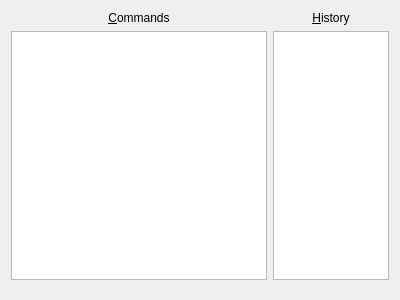
<?xml version="1.0" encoding="UTF-8"?>
<ui version="4.0">
 <class>CmdSelectUI</class>
 <widget class="QWidget" name="CmdSelectUI">
  <property name="geometry">
   <rect>
    <x>0</x>
    <y>0</y>
    <width>400</width>
    <height>300</height>
   </rect>
  </property>
  <property name="windowTitle">
   <string>Form</string>
  </property>
  <layout class="QVBoxLayout" name="verticalLayout_2">
   <property name="bottomMargin">
    <number>0</number>
   </property>
   <item>
    <layout class="QVBoxLayout" name="verticalLayout">
     <item>
      <layout class="QGridLayout" name="gridLayout" columnstretch="0,1">
       <item row="0" column="0">
        <widget class="QLabel" name="label">
         <property name="toolTip">
          <string>Available MMVII commands</string>
         </property>
         <property name="statusTip">
          <string>Available MMVII commands</string>
         </property>
         <property name="text">
          <string>&amp;Commands</string>
         </property>
         <property name="alignment">
          <set>Qt::AlignCenter</set>
         </property>
         <property name="buddy">
          <cstring>commandList</cstring>
         </property>
        </widget>
       </item>
       <item row="0" column="1">
        <widget class="QLabel" name="label_2">
         <property name="toolTip">
          <string>Last executed MMVII commands in this working directory</string>
         </property>
         <property name="statusTip">
          <string>Last executed MMVII commands in this working directory</string>
         </property>
         <property name="text">
          <string>&amp;History</string>
         </property>
         <property name="alignment">
          <set>Qt::AlignCenter</set>
         </property>
         <property name="buddy">
          <cstring>historyList</cstring>
         </property>
        </widget>
       </item>
       <item row="1" column="0">
        <widget class="QListWidget" name="commandList">
         <property name="toolTip">
          <string>Available MMVII commands</string>
         </property>
         <property name="statusTip">
          <string>Available MMVII commands</string>
         </property>
        </widget>
       </item>
       <item row="1" column="1">
        <widget class="QListWidget" name="historyList">
         <property name="toolTip">
          <string>Last executed MMVII commands in this working directory</string>
         </property>
         <property name="statusTip">
          <string>Last executed MMVII commands in this working directory</string>
         </property>
        </widget>
       </item>
      </layout>
     </item>
    </layout>
   </item>
   <item>
    <widget class="QLabel" name="desc">
     <property name="text">
      <string/>
     </property>
    </widget>
   </item>
  </layout>
 </widget>
 <resources/>
 <connections/>
</ui>
